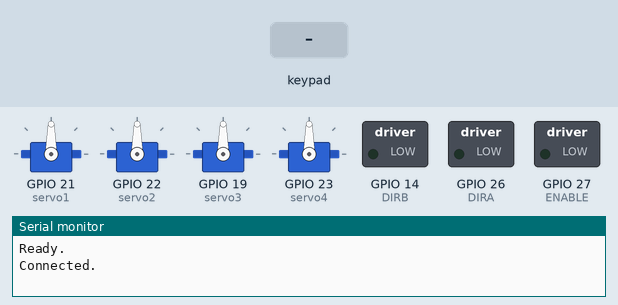
A sketch run on a simulated ESP32. Parts: 4 × servo, switched loads named in the sketch (green lamp = pin HIGH), the last lines printed to the serial monitor. The test bench sets the inputs (shaded band). Nothing arrives over Bluetooth unless stated.

Above: at 1.2 s.
1.3 s: key 'U' pressed
At 1.53 s:
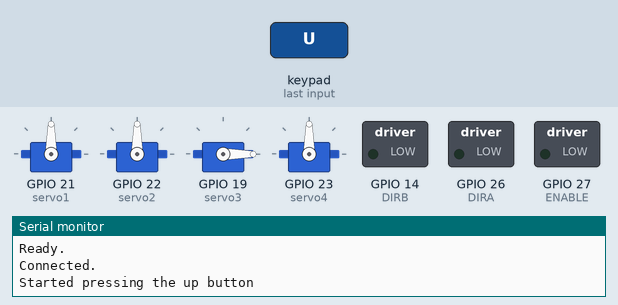
3.2 s: key 'D' pressed
At 3.43 s:
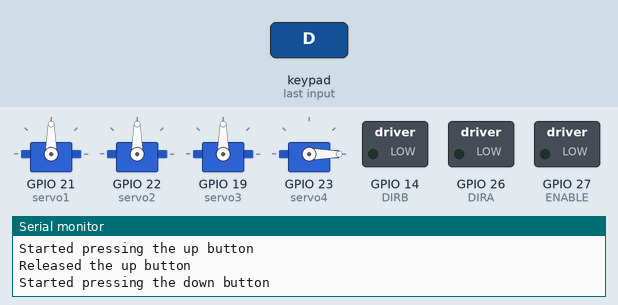
5.1 s: key 'L' pressed
At 5.33 s:
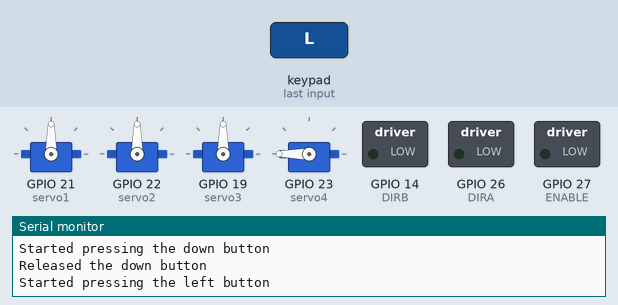
7.0 s: key 'R' pressed
At 7.23 s:
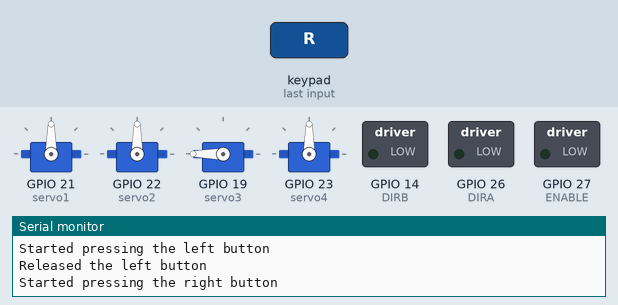
8.9 s: key 'O' pressed
At 9.13 s:
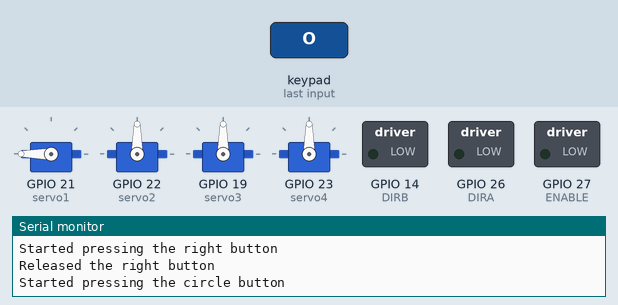
10.8 s: key 'S' pressed
At 11.03 s:
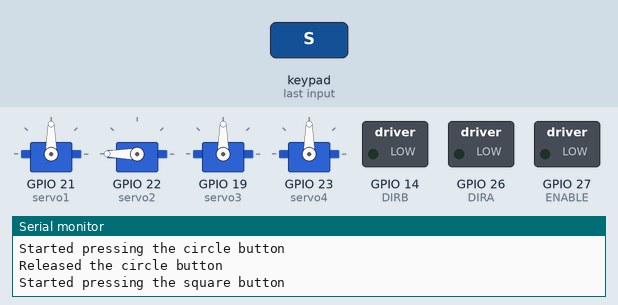
Timing chart, 0 to 13.7 s (numbered marks = the images above; inputs shaded):
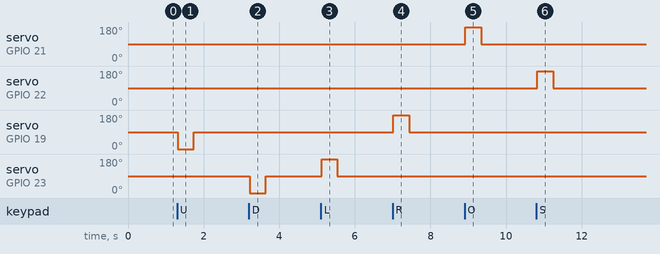

The sketch:

B.ESP_Servos.ino
```cpp
#include <Ps3Controller.h>
#include <ESP32_Servo.h>

#define ENABLE 27
#define DIRA 26
#define DIRB 14

#define motor1Pin1 27
#define motor1Pin2  26
#define enable1Pin 14

// Setting PWM properties
const int freq = 30000;
const int pwmChannel = 0;
const int resolution = 8;
int dutyCycle = 200;

//Digital Push Control
Servo servo1;
Servo servo2;
Servo servo3;
Servo servo4;

int servoTurnAngle = 90;

void clockwise(Servo &theServo) {
  theServo.write(90 - servoTurnAngle);
}

void anticlockwise(Servo &theServo) {
  theServo.write(90 + servoTurnAngle);
}

void homeServo(Servo &theServo) {
  theServo.write(90);
}

void notify()
{
  //------DC Motor-------
  if ( Ps3.event.button_down.r1 ) {
    Serial.println("Started pressing R1");
    moveright();
  }
  if ( Ps3.event.button_down.l1 ) {
    Serial.println("Started pressing the L1");
    moveleft();
  }

  // -------Servos------
  if ( Ps3.event.button_down.cross ) {
    Serial.println("Started pressing the cross button");
    clockwise(servo1);
  }

  if ( Ps3.event.button_up.cross ) {
    Serial.println("Released the cross button");
    homeServo(servo1);
  }

  if ( Ps3.event.button_down.circle ) {
    Serial.println("Started pressing the circle button");
    anticlockwise(servo1);
  }
  if ( Ps3.event.button_up.circle ) {
    Serial.println("Released the circle button");
    homeServo(servo1);
  }

  if ( Ps3.event.button_down.square ) {
    Serial.println("Started pressing the square button");
    anticlockwise(servo2);
  }
  if ( Ps3.event.button_up.square ) {
    Serial.println("Released the square button");
    homeServo(servo2);
  }
  if ( Ps3.event.button_down.triangle ) {
    Serial.println("Started pressing the triangle button");
    clockwise(servo2);
  }
  if ( Ps3.event.button_up.triangle ) {
    Serial.println("Released the triangle button");
    homeServo(servo2);
  }
  if ( Ps3.event.button_down.up ) {
    Serial.println("Started pressing the up button");
    clockwise(servo3);
  }

  if ( Ps3.event.button_up.up ) {
    Serial.println("Released the up button");
    homeServo(servo3);
  }

  if ( Ps3.event.button_down.right ) {
    Serial.println("Started pressing the right button");
    anticlockwise(servo3);
  }
  if ( Ps3.event.button_up.right ) {
    Serial.println("Released the right button");
    homeServo(servo3);
  }
  if ( Ps3.event.button_down.down ) {
    Serial.println("Started pressing the down button");
    clockwise(servo4);
  }
  if ( Ps3.event.button_up.down ) {
    Serial.println("Released the down button");
    homeServo(servo4);
  }
  if ( Ps3.event.button_down.left ) {
    Serial.println("Started pressing the left button");
    anticlockwise(servo4);
  }
  if ( Ps3.event.button_up.left ) {
    Serial.println("Released the left button");
    homeServo(servo4);
  }
}

void onConnect() {
  Serial.println("Connected.");
}

void setup()
{
  Serial.begin(115200);
  Ps3.attach(notify);
  Ps3.attachOnConnect(onConnect);
  Ps3.begin("0c:ee:e6:4e:fb:db");
  Serial.println("Ready.");

//   sets the pins as outputs:
    pinMode(motor1Pin1, OUTPUT);
    pinMode(motor1Pin2, OUTPUT);
    pinMode(enable1Pin, OUTPUT);

  // configure LED PWM functionalitites
  ledcSetup(pwmChannel, freq, resolution);

  // attach the channel to the GPIO to be controlled
  ledcAttachPin(enable1Pin, pwmChannel);
  ledcAttachPin(ENABLE, pwmChannel);

  servo1.attach(21);
  servo2.attach(22);
  servo3.attach(19);
  servo4.attach(23);

  pinMode(ENABLE, OUTPUT);
  pinMode(DIRA, OUTPUT);
  pinMode(DIRB, OUTPUT);
}

void loop()
{
  if (!Ps3.isConnected())
    return;
  delay(2000);
}


void moveleft() {
  digitalWrite(ENABLE, HIGH); // enable on
  digitalWrite(DIRA, HIGH); //one way
  digitalWrite(DIRB, LOW);
  delay(700);
  digitalWrite(ENABLE, LOW); // disable
}

void moveright() {
  digitalWrite(ENABLE, HIGH);
  digitalWrite(DIRA, LOW); //reverse
  digitalWrite(DIRB, HIGH);
  delay(700);
  digitalWrite(ENABLE, LOW); // disable
}
```

Measured:
- after the input at 1.3 s, servo on GPIO 19 (servo3): 90° → 0° at once, → 90° 0.42 s later
- after the input at 3.2 s, servo on GPIO 23 (servo4): 90° → 0° at once, → 90° 0.42 s later
- after the input at 5.1 s, servo on GPIO 23 (servo4): 90° → 180° at once, → 90° 0.42 s later
- after the input at 7.0 s, servo on GPIO 19 (servo3): 90° → 180° at once, → 90° 0.42 s later
- after the input at 8.9 s, servo on GPIO 21 (servo1): 90° → 180° at once, → 90° 0.42 s later
- after the input at 10.8 s, servo on GPIO 22 (servo2): 90° → 180° at once, → 90° 0.42 s later
